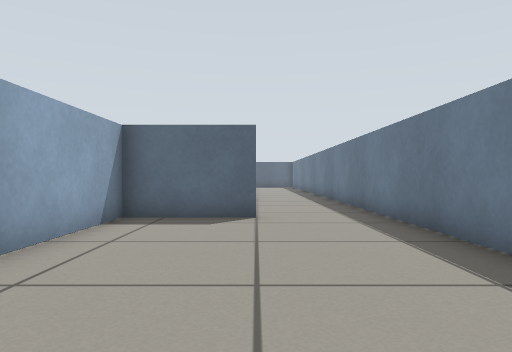
[1] (above)

14 first-person views from a walk through a Gazebo world. The camera is 0.45 m above the floor, looks level and sees 70° across. The floor is counted in squares, 0.5 m on a side. Each view is taken from the middle of a square. On the plan, view 1 faces up. The plan holds only what a view shows up to about 12 squares ahead; the rest is blank. The place goes on beyond the plan.

[2]
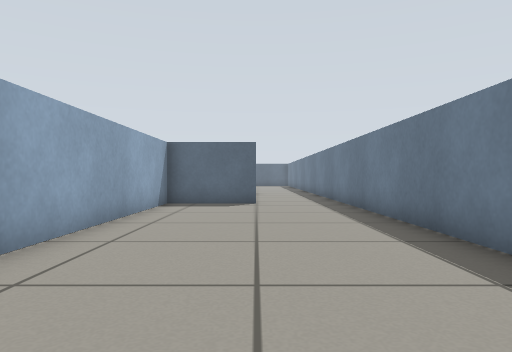

[3]
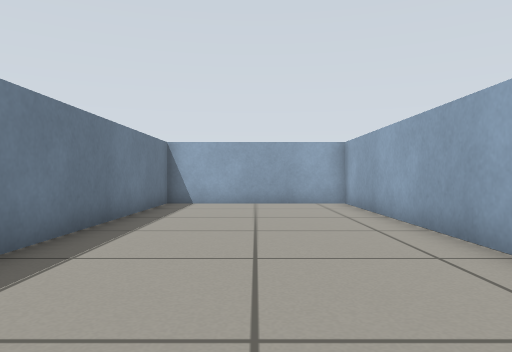

[4]
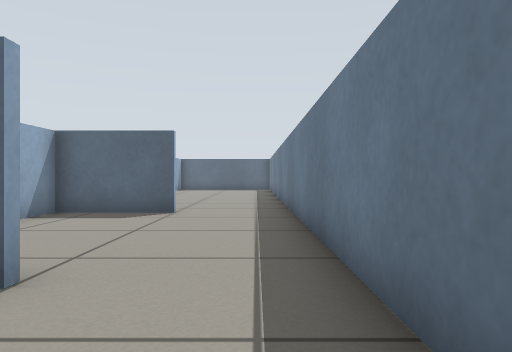

[5]
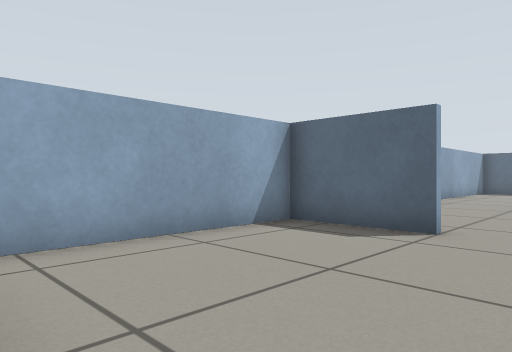

[6]
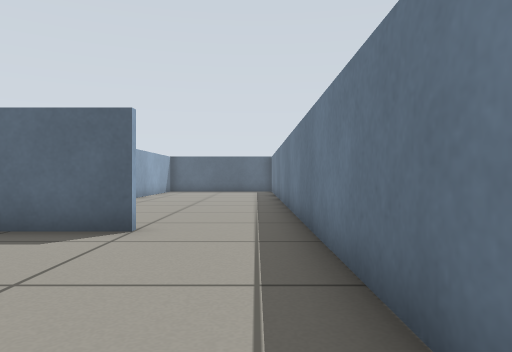

[7]
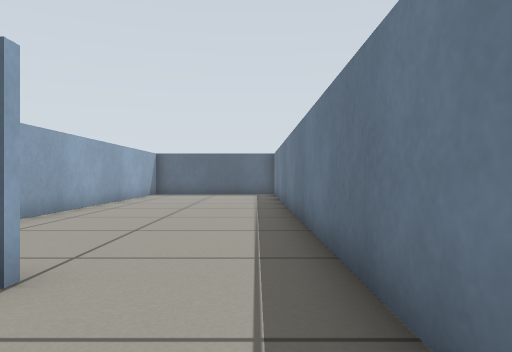

[8]
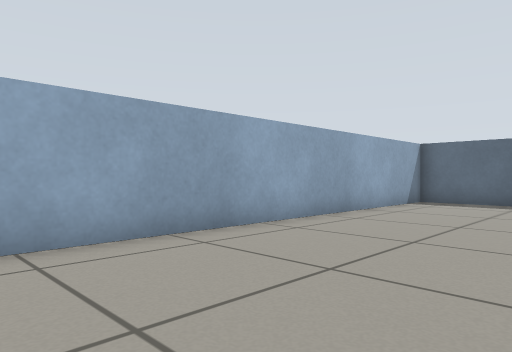

[9]
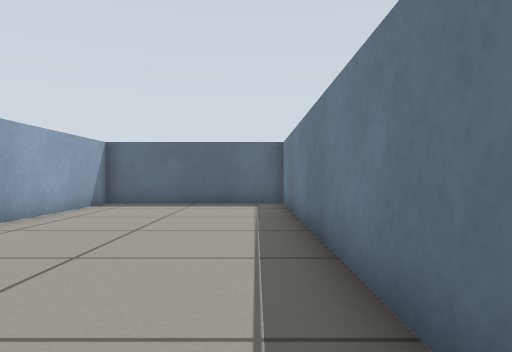

[10]
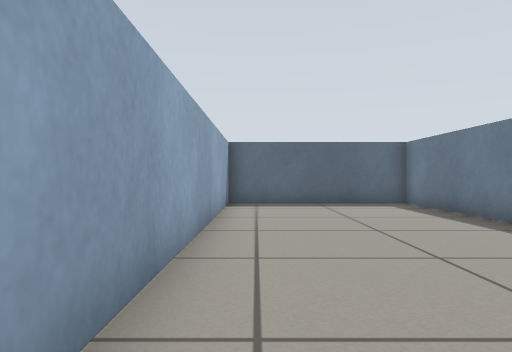

[11]
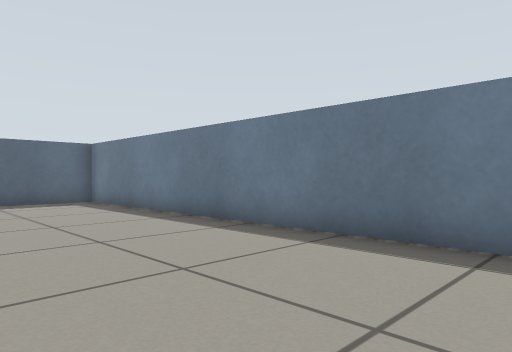

[12]
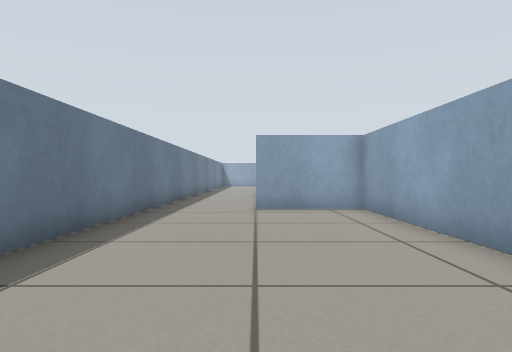

[13]
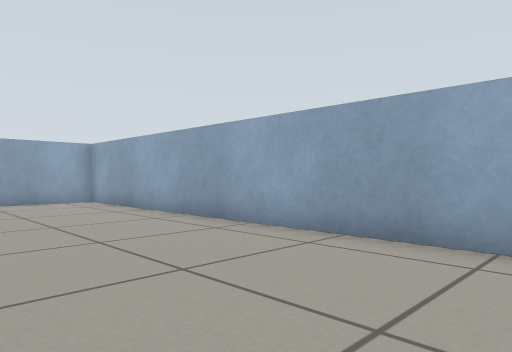

[14]
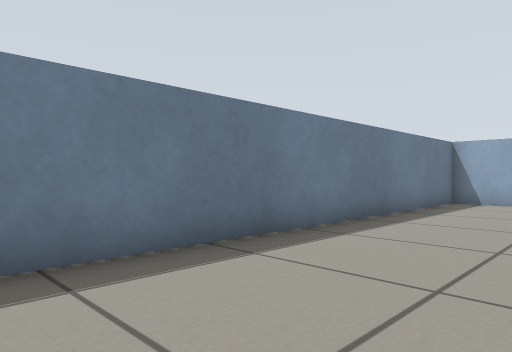

### Floor plan
Ten units are one square. View 1 is at (0, 0); x grows to the right and y downward. Boxes are objects, and circles mark ways between rooms. Rooms are numbered by the first view taken in them; rooms with no view inside come last. Other rooms are left out.
<svg viewBox="-35 -294 69 368">
<path fill="none" stroke="#000" d="M0 -79 -29 -79 -29 69 29 69 29 -85M0 -139 -30 -139M29 -85 29 -145M-29 -140 -29 -88M29 -145 29 -289 -29 -289 -29 -140M-30 -141 0 -141"/>
<circle cx="15" cy="-80" r="3" fill="#2a7"/>
<circle cx="15" cy="-140" r="3" fill="#2a7"/>
<text x="0" y="-10">1</text>
<text x="0" y="-110">2</text>
<text x="0" y="-220">3</text>
</svg>
Room 1 opens to room 2. Room 2 opens to room 3.

Where each view was taken, in squares from view 1:
view 1: 0 up, 0 right, facing up
view 2: 4 down, 0 right, facing up
view 3: 5 up, 0 right, facing down
view 4: 5 up, 2 right, facing up
view 5: 8 up, 2 right, facing up-left
view 6: 8 up, 2 right, facing up
view 7: 11 up, 2 right, facing up
view 8: 16 up, 2 right, facing up-left
view 9: 17 up, 2 right, facing up
view 10: 17 up, 2 left, facing up
view 11: 16 up, 2 left, facing up-right
view 12: 24 up, 0 right, facing down
view 13: 6 up, 2 right, facing down-left
view 14: 6 up, 1 left, facing down-right
